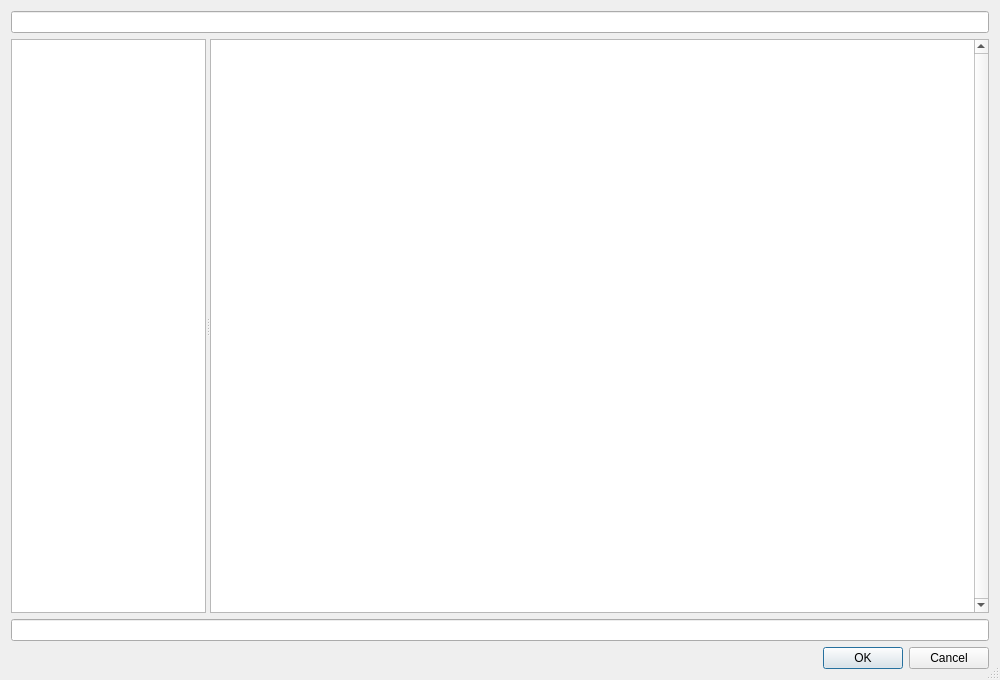
<?xml version="1.0" encoding="UTF-8"?>
<ui version="4.0">
 <class>FileBrowserDialog</class>
 <widget class="QDialog" name="FileBrowserDialog">
  <property name="geometry">
   <rect>
    <x>0</x>
    <y>0</y>
    <width>1000</width>
    <height>680</height>
   </rect>
  </property>
  <property name="windowTitle">
   <string>Open File</string>
  </property>
  <property name="sizeGripEnabled">
   <bool>true</bool>
  </property>
  <property name="modal">
   <bool>true</bool>
  </property>
  <layout class="QVBoxLayout" name="verticalLayout_2">
   <item>
    <widget class="QLineEdit" name="filePathLineEdit">
     <property name="readOnly">
      <bool>true</bool>
     </property>
    </widget>
   </item>
   <item>
    <widget class="QSplitter" name="splitter">
     <property name="orientation">
      <enum>Qt::Horizontal</enum>
     </property>
     <widget class="QTreeView" name="dirTreeView">
      <property name="sizePolicy">
       <sizepolicy hsizetype="Expanding" vsizetype="Expanding">
        <horstretch>1</horstretch>
        <verstretch>0</verstretch>
       </sizepolicy>
      </property>
      <property name="horizontalScrollBarPolicy">
       <enum>Qt::ScrollBarAlwaysOff</enum>
      </property>
      <property name="alternatingRowColors">
       <bool>true</bool>
      </property>
      <property name="uniformRowHeights">
       <bool>true</bool>
      </property>
      <property name="animated">
       <bool>true</bool>
      </property>
      <property name="allColumnsShowFocus">
       <bool>true</bool>
      </property>
      <attribute name="headerVisible">
       <bool>false</bool>
      </attribute>
      <attribute name="headerCascadingSectionResizes">
       <bool>true</bool>
      </attribute>
      <attribute name="headerDefaultSectionSize">
       <number>120</number>
      </attribute>
      <attribute name="headerMinimumSectionSize">
       <number>50</number>
      </attribute>
     </widget>
     <widget class="QListView" name="fileListView">
      <property name="sizePolicy">
       <sizepolicy hsizetype="Expanding" vsizetype="Expanding">
        <horstretch>4</horstretch>
        <verstretch>0</verstretch>
       </sizepolicy>
      </property>
      <property name="verticalScrollBarPolicy">
       <enum>Qt::ScrollBarAlwaysOn</enum>
      </property>
      <property name="editTriggers">
       <set>QAbstractItemView::NoEditTriggers</set>
      </property>
      <property name="textElideMode">
       <enum>Qt::ElideNone</enum>
      </property>
      <property name="verticalScrollMode">
       <enum>QAbstractItemView::ScrollPerPixel</enum>
      </property>
      <property name="movement">
       <enum>QListView::Static</enum>
      </property>
      <property name="resizeMode">
       <enum>QListView::Adjust</enum>
      </property>
      <property name="layoutMode">
       <enum>QListView::Batched</enum>
      </property>
      <property name="viewMode">
       <enum>QListView::IconMode</enum>
      </property>
      <property name="wordWrap">
       <bool>true</bool>
      </property>
     </widget>
    </widget>
   </item>
   <item>
    <widget class="QLineEdit" name="filenameLineEdit"/>
   </item>
   <item>
    <widget class="QDialogButtonBox" name="buttonBox">
     <property name="orientation">
      <enum>Qt::Horizontal</enum>
     </property>
     <property name="standardButtons">
      <set>QDialogButtonBox::Cancel|QDialogButtonBox::Ok</set>
     </property>
    </widget>
   </item>
  </layout>
 </widget>
 <resources/>
 <connections>
  <connection>
   <sender>buttonBox</sender>
   <signal>accepted()</signal>
   <receiver>FileBrowserDialog</receiver>
   <slot>accept()</slot>
   <hints>
    <hint type="sourcelabel">
     <x>499</x>
     <y>658</y>
    </hint>
    <hint type="destinationlabel">
     <x>499</x>
     <y>339</y>
    </hint>
   </hints>
  </connection>
  <connection>
   <sender>buttonBox</sender>
   <signal>rejected()</signal>
   <receiver>FileBrowserDialog</receiver>
   <slot>reject()</slot>
   <hints>
    <hint type="sourcelabel">
     <x>499</x>
     <y>658</y>
    </hint>
    <hint type="destinationlabel">
     <x>499</x>
     <y>339</y>
    </hint>
   </hints>
  </connection>
 </connections>
</ui>
